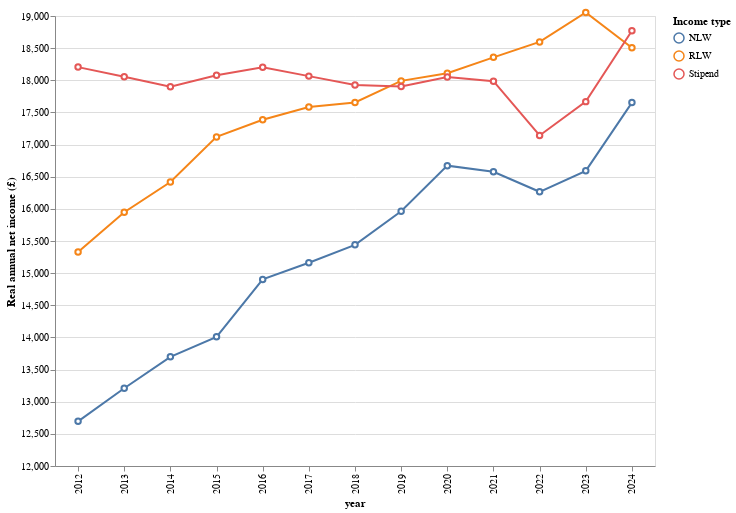

This figure's notebook cell:
### Code cell
INPUT_DIR = Path.cwd()  / "input"
c = myplots.time_series(INPUT_DIR)
c= c.properties(width=600)
c

### Figure 1 — Vega-Lite specification as saved in the notebook (floating-point values rounded to 4 significant figures)
{"config": {"view": {"continuousWidth": 300, "continuousHeight": 300}}, "data": {"name": "data-6f63720cff033302cfbb29bd0a20c370"}, "mark": {"type": "line", "point": {"fill": "white", "filled": false}}, "encoding": {"color": {"field": "income_type", "legend": {"title": "Income type"}, "type": "nominal"}, "x": {"field": "year", "type": "ordinal"}, "y": {"axis": {"title": "Real annual net income (£)"}, "field": "income", "scale": {"domain": [12000, 19000]}, "type": "quantitative"}}, "height": 450, "width": 600, "$schema": "https://vega.github.io/schema/vega-lite/v5.20.1.json", "datasets": {"data-6f63720cff033302cfbb29bd0a20c370": [{"year": 2012, "income_type": "NLW", "income": 12690.0}, {"year": 2013, "income_type": "NLW", "income": 13210.0}, {"year": 2014, "income_type": "NLW", "income": 13700.0}, {"year": 2015, "income_type": "NLW", "income": 14010.0}, {"year": 2016, "income_type": "NLW", "income": 14900.0}, {"year": 2017, "income_type": "NLW", "income": 15160.0}, {"year": 2018, "income_type": "NLW", "income": 15440.0}, {"year": 2019, "income_type": "NLW", "income": 15960.0}, {"year": 2020, "income_type": "NLW", "income": 16670.0}, {"year": 2021, "income_type": "NLW", "income": 16580.0}, {"year": 2022, "income_type": "NLW", "income": 16270.0}, {"year": 2023, "income_type": "NLW", "income": 16590.0}, {"year": 2024, "income_type": "NLW", "income": 17650.0}, {"year": 2012, "income_type": "RLW", "income": 15330.0}, {"year": 2013, "income_type": "RLW", "income": 15950.0}, {"year": 2014, "income_type": "RLW", "income": 16420.0}, {"year": 2015, "income_type": "RLW", "income": 17120.0}, {"year": 2016, "income_type": "RLW", "income": 17390.0}, {"year": 2017, "income_type": "RLW", "income": 17580.0}, {"year": 2018, "income_type": "RLW", "income": 17650.0}, {"year": 2019, "income_type": "RLW", "income": 17990.0}, {"year": 2020, "income_type": "RLW", "income": 18110.0}, {"year": 2021, "income_type": "RLW", "income": 18360.0}, {"year": 2022, "income_type": "RLW", "income": 18600.0}, {"year": 2023, "income_type": "RLW", "income": 19060.0}, {"year": 2024, "income_type": "RLW", "income": 18510.0}, {"year": 2012, "income_type": "Stipend", "income": 18200.0}, {"year": 2013, "income_type": "Stipend", "income": 18050.0}, {"year": 2014, "income_type": "Stipend", "income": 17900.0}, {"year": 2015, "income_type": "Stipend", "income": 18080.0}, {"year": 2016, "income_type": "Stipend", "income": 18200.0}, {"year": 2017, "income_type": "Stipend", "income": 18060.0}, {"year": 2018, "income_type": "Stipend", "income": 17930.0}, {"year": 2019, "income_type": "Stipend", "income": 17900.0}, {"year": 2020, "income_type": "Stipend", "income": 18050.0}, {"year": 2021, "income_type": "Stipend", "income": 17990.0}, {"year": 2022, "income_type": "Stipend", "income": 17140.0}, {"year": 2023, "income_type": "Stipend", "income": 17670.0}, {"year": 2024, "income_type": "Stipend", "income": 18770.0}]}}
